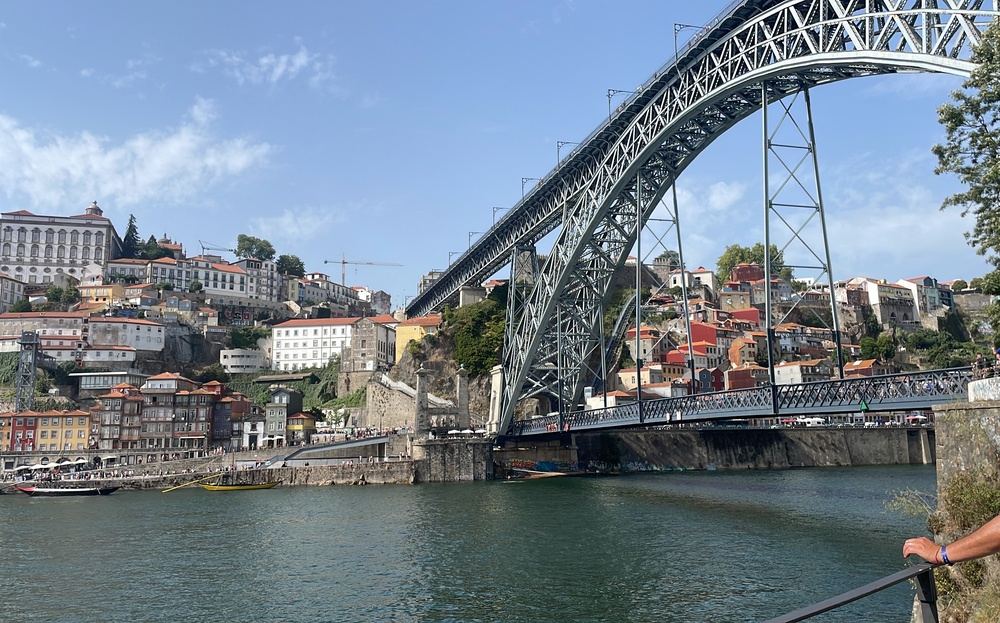
#> input picture ejercicioscapitulo4/imagenbordes.jpg, 1000 x 623 px, shrunk from 3468 x 2159 before the run
$ python filtro_laplaciano.py   (older library calls are emulated)
#> lines starting #> are read from the running program, lines starting #| are printed output that depends on the picture
#filtro_laplaciano.py
import cv2
import matplotlib.pyplot as plt

# Cargar en escala de grises
img = cv2.imread('imagenbordes.jpg', 0)
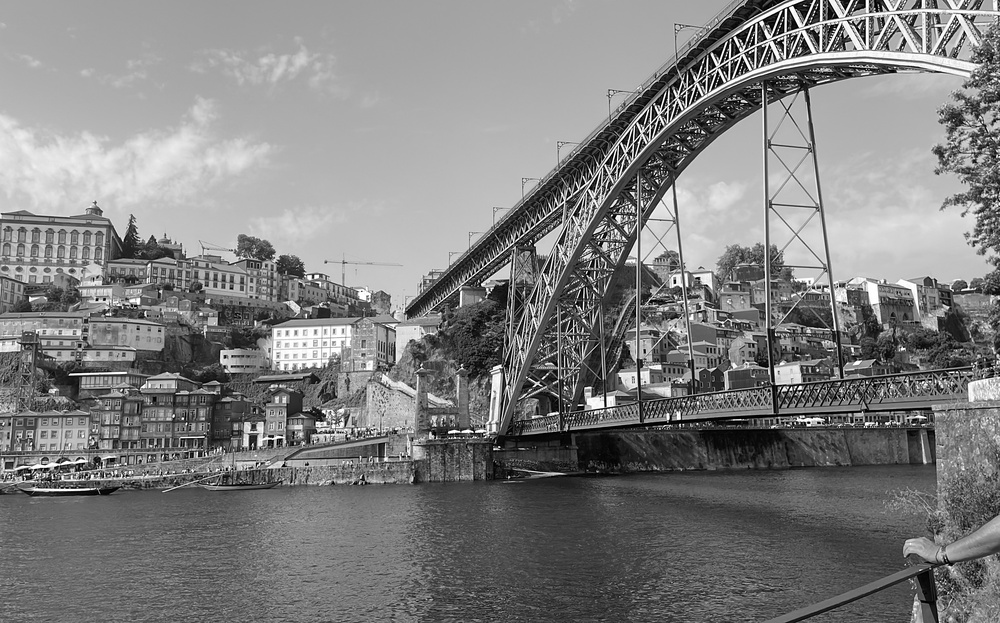
#> img: shape (623, 1000); min 0, max 255, mean 127.5

laplacian = cv2.Laplacian(img, cv2.CV_64F)
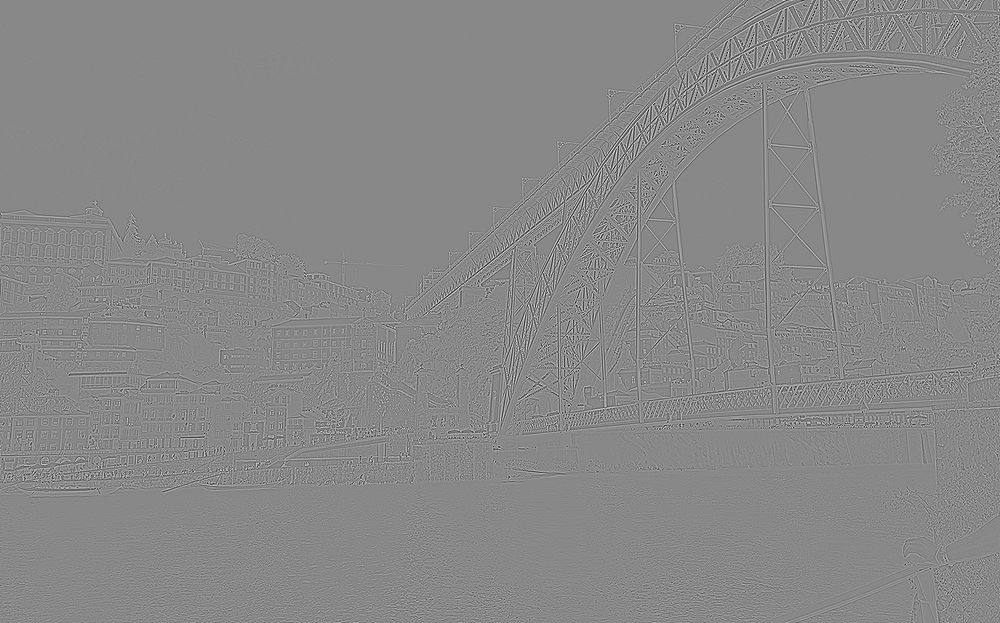
#> laplacian: shape (623, 1000) float64; min -706, max 617, mean 0; drawn with min black and max white
laplacian = cv2.convertScaleAbs(laplacian)
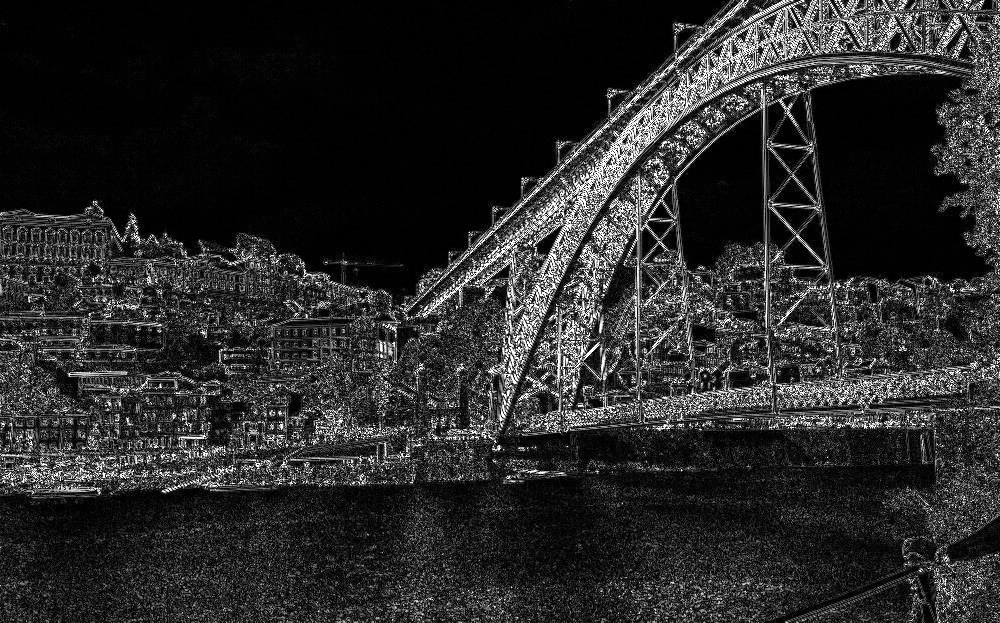
#> laplacian: shape (623, 1000); min 0, max 255, mean 41.6

fig, (ax1, ax2) = plt.subplots(1, 2, figsize=(14, 7))

ax1.imshow(img, cmap='gray')
ax1.set_title('Original (Gris)')
ax1.axis('off')

ax2.imshow(laplacian, cmap='gray')
ax2.set_title('Filtro Laplaciano (Bordes)')
ax2.axis('off')

plt.tight_layout()
plt.show()
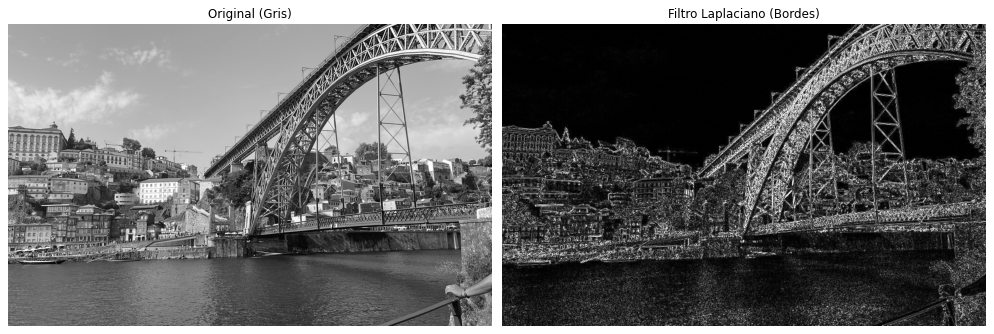
#> figure drawn by matplotlib, 2 panels

$ run again, with ejercicioscapitulo4/imagen.jpg copied over ejercicioscapitulo4/imagenbordes.jpg
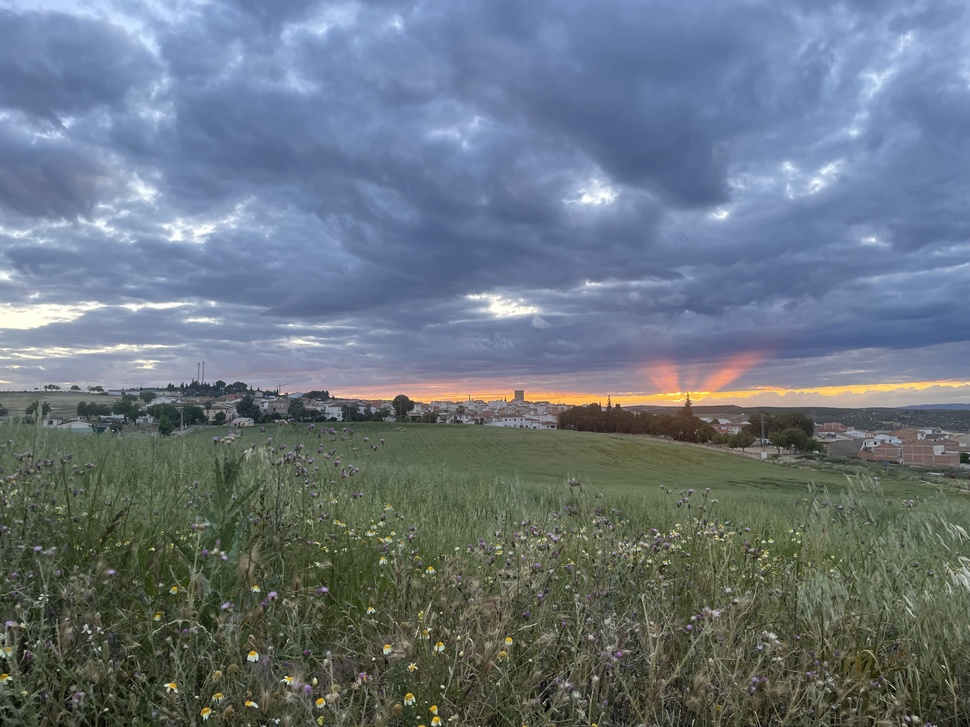
#> input picture ejercicioscapitulo4/imagen.jpg, 970 x 727 px, shrunk from 4032 x 3024 before the run
#> `laplacian = cv2.convertScaleAbs(laplacian)`:
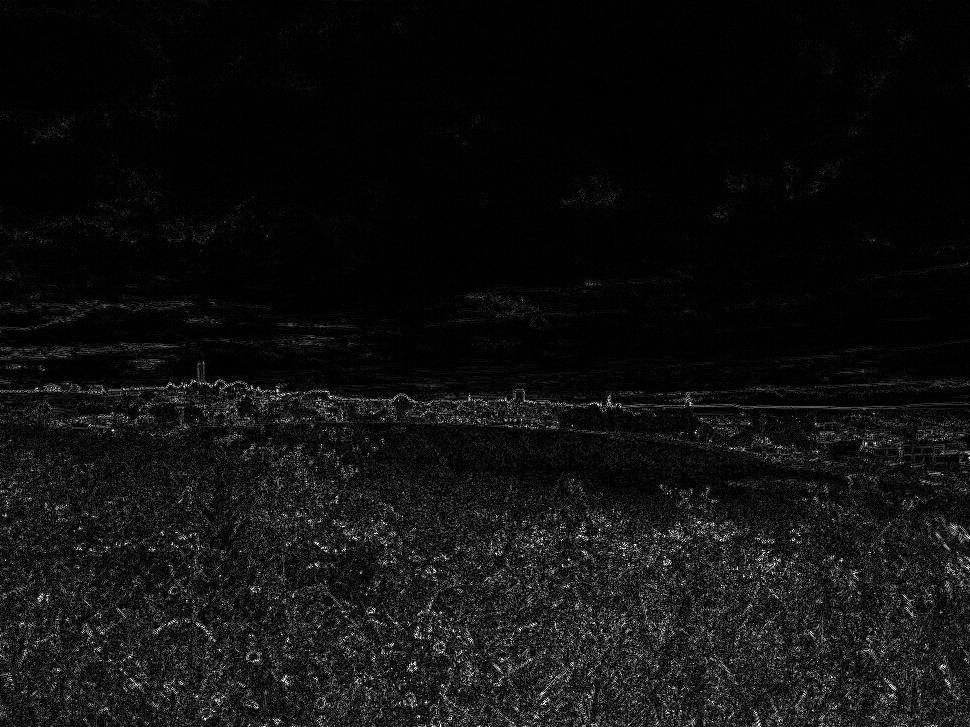
#> laplacian: shape (727, 970); min 0, max 255, mean 16.4
#> `plt.show()`:
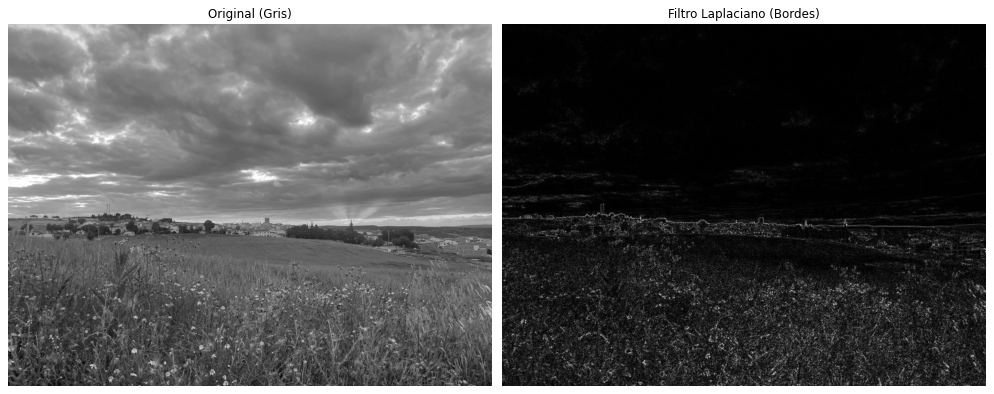
#> figure drawn by matplotlib, 2 panels
